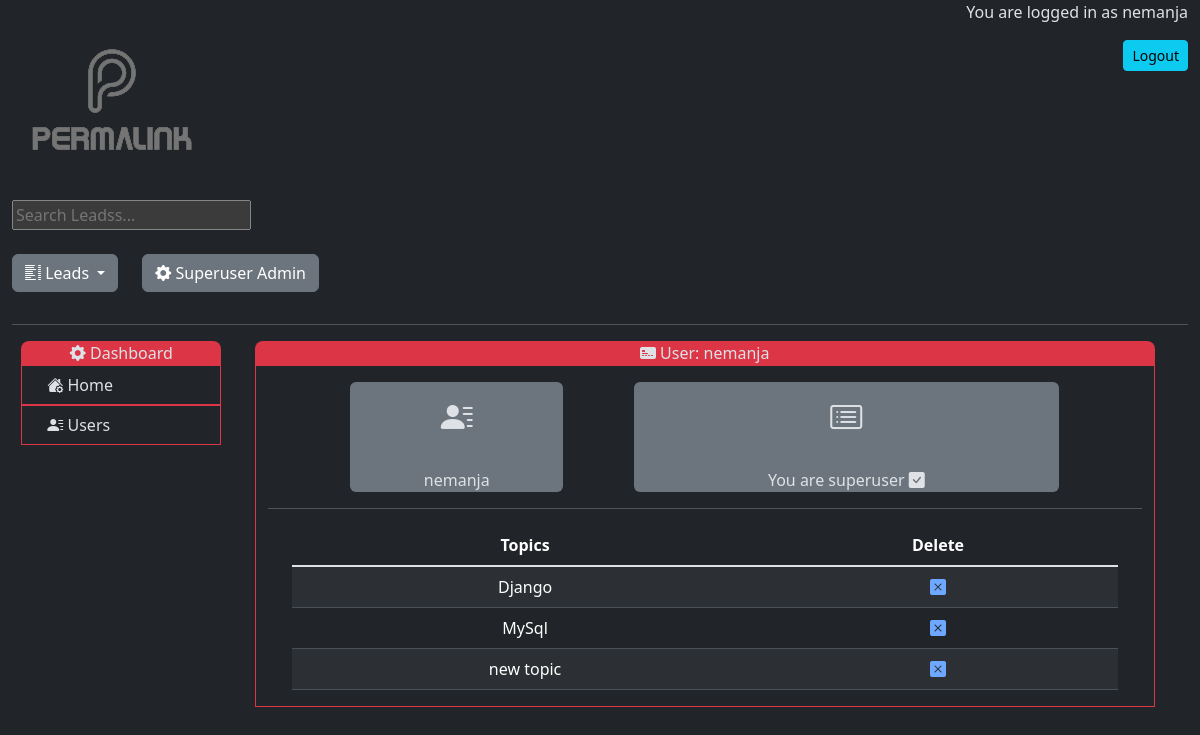
Screenshot of /superuser_topic/1 (signed in) with the database file from the repository.
### crm/models.py (models this page shows, shortened)
class Topic(models.Model):
    user = models.ForeignKey(User, on_delete=models.CASCADE, null=True, blank=True)
    name = models.CharField(max_length=200)

### crm/views.py (the view)
# urls.py: path('superuser_topic/<str:pk>', views.superuser_topic, name='superuser_topic'),
@user_passes_test(superuser_required)
def superuser_topic(request, pk):
    users = User.objects.get(id=pk)
    topics = Topic.objects.filter(user=users.id)
    if request.method == 'POST':
        is_superuser = request.POST.get('is_superuser')
        users.is_superuser = is_superuser == 'on'
        users.save()
        return redirect('superuser_topic', pk=users.id)
    context = {'users':users, 'topics':topics}
    return render(request, 'crm/superuser_topics.html', context)

### crm/views.py (called while the page is built)
def superuser_required(user):
    return user.is_authenticated and user.is_superuser

### crm/templates/crm/superuser_topics.html (shortened to what this page needs)
{% extends 'crm/superuser.html' %}
{% block content1 %}
    <div class="row bg-danger rounded-top-3">
        <div class="col">
            <i class="bi bi-credit-card-2-front-fill"></i> User: {{ users.username }}
        </div>
    </div>
    <div class="row border border-danger justify-content-evenly">
        <div class="row justify-content-evenly mt-3 mb-3">
            <div class="col-3 bg-secondary rounded">
                <h2 class="mt-3"><i class="bi bi-person-lines-fill"></i></h2>
                <br>{{ users.username }}
            </div>
            <div class="col-6 bg-secondary rounded">
                <h2 class="mt-3"><i class="bi bi-card-list"></i></h2>
                <br>
                {% if user.username == users.username %}
                    <div>You are superuser <i class="bi bi-check-square-fill"></i></div>
                {% endif %}
            </div>
        </div>
        <hr>
        <div class="row justify-content-evenly ">
            <div class="col">
                <table class="table table-striped table-hover">
                    <thead>
                        <tr>
                            <th>Topics</th>
                            <th>Delete</th>
                        </tr>
                    </thead>
                    <tbody class="table-group-divider">
                        {% for topic in topics %}
                            <tr>
                                <td>{{ topic.name}}</td>
                                <td><a href="{% url 'delete_topic' topic.id %}"><i class="bi bi-x-square-fill"></i></a></td>
                            </tr>
                        {% endfor %}
                    </tbody>
                </table>
            </div>
        </div>
    </div>
{% endblock %}

### templates/navbar.html (shortened to what this page needs)
{% load static %}
<div class="row justify-content-between">
    <div class="col-6 text-start">
        <a href="{% url 'home' %}"><img src="{% static 'images/permalink___web_development_company_logo.png' %}" alt="Description of the image"></a>
    </div>
    <div class="col-6 text-end">
        {% if user.is_authenticated %}
            <p>You are logged in as {{ user.username }}</p>
            <form action="{% url 'logout' %}" method="post">
                <button class="btn btn-info btn-sm" type="submit">Logout</button>
              </form>
        {% else %}
        <br>
        <a class="btn btn-success btn-sm" href="{% url 'login' %}">Login</a>
        {% endif %}
    </div>
</div>
{% if user.is_authenticated %}
    <div class="row">
        <div class="col-md-auto">
            <form action="{% url 'leads' %}" method="GET">
                <input type="text" name="sq" placeholder="Search Leadss...">
            </form>
        </div>
        <div class="col-md"></div>
    </div>
    <br>
    <div class="row justify-content-left mb-3">
        <div class="col-md-auto mb-3">
            <div class="dropdown">
                <button class="btn btn-secondary dropdown-toggle"  type="button" data-bs-toggle="dropdown" aria-expanded="false">
                <i class="bi bi-list-columns"></i> Leads
                </button>
            </div>
        </div>
        {% if user.is_authenticated and user.is_superuser %}
            <div class="col-md-auto mb-3">
                <a class="btn btn-secondary" href="{% url 'superuser' %}"><i class="bi bi-gear-fill"></i> Superuser Admin</a>
            </div>
        {% endif %}
    </div>
    {% endif %}
<div><hr></div>

### rows the page displays
Topic: name "Django"
Topic: name "MySql"
Topic: name "new topic"

### other values shown
{{ user.username }} "nemanja"
{{ users.username }} "nemanja"
